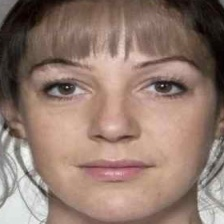
#> input picture ImageTesting/001_003_M.jpg, 224 x 224 px
$ python -i AlignImage.py   (imports and definitions only)
#> lines starting #> are read from the running program, lines starting #| are printed output that depends on the picture; after the words box and inside, x2 and y2 are one past the last pixel; in counts of white or black regions, pixels touching at a corner belong together; long printed decimals are rounded
#> in alignFace, img is the input picture: shape (224, 224, 3); mean B, G, R 110.9, 122.1, 146.5
import os
import cv2
import matplotlib.pyplot as plt
import numpy as np
import pandas as pd
import math
from PIL import Image


# ------------------------

def euclidean_distance(a, b):
    x1 = a[0];
    y1 = a[1]
    x2 = b[0];
    y2 = b[1]

    return math.sqrt(((x2 - x1) * (x2 - x1)) + ((y2 - y1) * (y2 - y1)))


def detectFace(img):
    faces = face_detector.detectMultiScale(img, 1.3, 5)
#> faces = [[14, 12, 196, 196]]
    # print("found faces: ", len(faces))

    if len(faces) > 0:
        face = faces[0]
#> face = [14, 12, 196, 196]
        face_x, face_y, face_w, face_h = face
#> face_x = 14; face_y = 12; face_w = 196; face_h = 196
        img = img[int(face_y):int(face_y + face_h), int(face_x):int(face_x + face_w)]
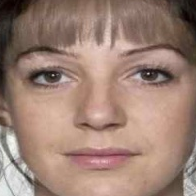
#> img: shape (196, 196, 3); mean B, G, R 116.3, 129, 157
        img_gray = cv2.cvtColor(img, cv2.COLOR_BGR2GRAY)
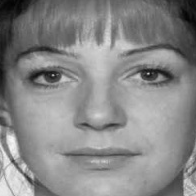
#> img_gray: shape (196, 196); min 3, max 246, mean 135.9

        return img, img_gray
    else:
        img_gray = cv2.cvtColor(img, cv2.COLOR_BGR2GRAY)
        return img, img_gray
    # raise ValueError("No face found in the passed image ")


def alignFace(img_path):
    img = cv2.imread(img_path)
    plt.imshow(img[:, :, ::-1])
    #plt.show()

    img_raw = img.copy()

    img, gray_img = detectFace(img)

    eyes = eye_detector.detectMultiScale(gray_img)
#> eyes = [[20, 52, 50, 50], [71, 115, 22, 22], [123, 49, 54, 54]]

    # print("found eyes: ",len(eyes))

    if len(eyes) >= 2:
        # find the largest 2 eye

        base_eyes = eyes[:, 2]
#> base_eyes = [50, 22, 54]
        # print(base_eyes)

        items = []
        for i in range(0, len(base_eyes)):
            item = (base_eyes[i], i)
            items.append(item)
#> this loop made 3 passes
#> item on passes 1 to 3: (50, 0), (22, 1), (54, 2)
#> after the loop, items = [(50, 0), (22, 1), (54, 2)]

        df = pd.DataFrame(items, columns=["length", "idx"]).sort_values(by=['length'], ascending=False)
#> df = table of 3 rows and 2 columns

        eyes = eyes[df.idx.values[0:2]]
#> eyes = [[123, 49, 54, 54], [20, 52, 50, 50]]

        # --------------------
        # decide left and right eye

        eye_1 = eyes[0];
#> eye_1 = [123, 49, 54, 54]
        eye_2 = eyes[1]
#> eye_2 = [20, 52, 50, 50]

        if eye_1[0] < eye_2[0]:
            left_eye = eye_1
            right_eye = eye_2
        else:
            left_eye = eye_2
#> left_eye = [20, 52, 50, 50]
            right_eye = eye_1
#> right_eye = [123, 49, 54, 54]

        # --------------------
        # center of eyes

        left_eye_center = (int(left_eye[0] + (left_eye[2] / 2)), int(left_eye[1] + (left_eye[3] / 2)))
#> left_eye_center = (45, 77)
        left_eye_x = left_eye_center[0];
#> left_eye_x = 45
        left_eye_y = left_eye_center[1]
#> left_eye_y = 77

        right_eye_center = (int(right_eye[0] + (right_eye[2] / 2)), int(right_eye[1] + (right_eye[3] / 2)))
#> right_eye_center = (150, 76)
        right_eye_x = right_eye_center[0];
#> right_eye_x = 150
        right_eye_y = right_eye_center[1]
#> right_eye_y = 76

        # center_of_eyes = (int((left_eye_x+right_eye_x)/2), int((left_eye_y+right_eye_y)/2))

        cv2.circle(img, left_eye_center, 2, (255, 0, 0), 2)
#> img: shape (196, 196, 3); 0.1% of pixels changed, all inside (x1, y1, x2, y2) = (42, 74, 49, 81)
        cv2.circle(img, right_eye_center, 2, (255, 0, 0), 2)
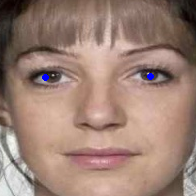
#> img: shape (196, 196, 3); mean B, G, R 116.6, 128.9, 156.9
        # cv2.circle(img, center_of_eyes, 2, (255, 0, 0) , 2)

        # ----------------------
        # find rotation direction

        if left_eye_y > right_eye_y:
            point_3rd = (right_eye_x, left_eye_y)
#> point_3rd = (150, 77)
            direction = -1  # rotate same direction to clock
            print("rotate to clock direction")
        else:
            point_3rd = (left_eye_x, right_eye_y)
            direction = 1  # rotate inverse direction of clock
            print("rotate to inverse clock direction")

        # ----------------------

        cv2.circle(img, point_3rd, 2, (255, 0, 0), 2)
#> img: shape (196, 196, 3); 0.02% of pixels changed, all inside (x1, y1, x2, y2) = (147, 78, 154, 81)

        cv2.line(img, right_eye_center, left_eye_center, (67, 67, 67), 1)
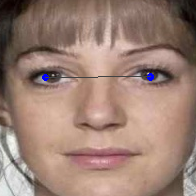
#> img: shape (196, 196, 3); mean B, G, R 116.5, 128.7, 156.6
        cv2.line(img, left_eye_center, point_3rd, (67, 67, 67), 1)
#> img: shape (196, 196, 3); 0.14% of pixels changed, all inside (x1, y1, x2, y2) = (98, 77, 151, 78)
        cv2.line(img, right_eye_center, point_3rd, (67, 67, 67), 1)

        a = euclidean_distance(left_eye_center, point_3rd)
#> in euclidean_distance, `x1 = a[0];`: x1 = 45
#> in euclidean_distance, `y1 = a[1]`: y1 = 77
#> in euclidean_distance, `x2 = b[0];`: x2 = 150
#> in euclidean_distance, `y2 = b[1]`: y2 = 77
#> a = 105
        b = euclidean_distance(right_eye_center, point_3rd)
#> b = 1
        c = euclidean_distance(right_eye_center, left_eye_center)
#> c = 105

        # [4 lines of commented-out code are left out]

        cos_a = (b * b + c * c - a * a) / (2 * b * c)
#> cos_a = 0.00952
        # print("cos(a) = ", cos_a)
        angle = np.arccos(cos_a)
#> angle = 1.56
        # print("angle: ", angle," in radian")

        angle = (angle * 180) / math.pi
#> angle = 89.45
        print("angle: ", angle, " in degree")
#| angle:  89.454  in degree

        if direction == -1:
            angle = 90 - angle
#> angle = 0.546

        print("angle: ", angle, " in degree")
#| angle:  0.5457  in degree

        # --------------------
        # rotate image

        new_img = Image.fromarray(img_raw)
        new_img = np.array(new_img.rotate(direction * angle))
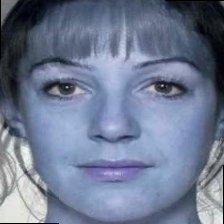
#> new_img: shape (224, 224, 3); mean R, G, B 110.4, 121.6, 146

    return new_img


# ------------------------


face_detector_path = "haarcascade_frontalface_default.xml"
eye_detector_path = "haarcascade_eye.xml"
nose_detector_path = "haarcascade_mcs_nose.xml"

face_detector = cv2.CascadeClassifier(face_detector_path)
eye_detector = cv2.CascadeClassifier(eye_detector_path)
nose_detector = cv2.CascadeClassifier(nose_detector_path)

# ------------------------


test_set = ["D:\PiscopoRoberto\FER\CK+\surprise\S034_001_00000029"]


distType = "manhattan"

# [9 lines not run here, left out]

>>> result = alignFace('../../../ImageTesting/001_003_M.jpg')

$ run again, on ImageTesting/081_090_M.jpg
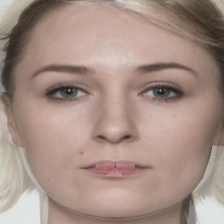
#> input picture ImageTesting/081_090_M.jpg, 224 x 224 px
#> in alignFace, img is the input picture: shape (224, 224, 3); mean B, G, R 132.9, 143, 166
#> faces = [[23, 20, 179, 179]]
#> face = [23, 20, 179, 179]
#> face_x = 23; face_y = 20; face_w = 179
#> in alignFace, `eyes = eye_detector.detectMultiScale(gray_img)`: eyes = [[15, 48, 48, 48], [110, 46, 52, 52], [66, 108, 22, 22], [98, 58, 31, 31], [56, 117, 59, 59]]
#> base_eyes = [48, 52, 22, 31, 59]
#> the loop in alignFace, `for i in range(0, len(base_eyes)):` made 5 passes
#> item on passes 1 to 5: (48, 0), (52, 1), (22, 2), (31, 3), (59, 4)
#> after the loop in alignFace, `for i in range(0, len(base_eyes)):`: items = [(48, 0), (52, 1), (22, 2), (31, 3), (59, 4)]
#> df = table of 5 rows and 2 columns
#> in alignFace, `eyes = eyes[df.idx.values[0:2]]`: eyes = [[56, 117, 59, 59], [110, 46, 52, 52]]
#> eye_1 = [56, 117, 59, 59]
#> eye_2 = [110, 46, 52, 52]
#> left_eye = [56, 117, 59, 59]
#> right_eye = [110, 46, 52, 52]
#> left_eye_center = (85, 146)
#> left_eye_x = 85
#> left_eye_y = 146
#> right_eye_center = (136, 72)
#> right_eye_x = 136
#> right_eye_y = 72
#> point_3rd = (136, 146)
#> in alignFace, `cv2.line(img, right_eye_center, point_3rd, (67, 67, 67), 1)`:
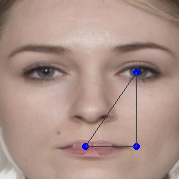
#> img: shape (179, 179, 3); mean B, G, R 137.5, 146.8, 174
#> x1 = 85
#> y1 = 146
#> x2 = 136
#> y2 = 146
#> a = 51
#> b = 74
#> c = 89.87
#> cos_a = 0.823
#> in alignFace, `angle = np.arccos(cos_a)`: angle = 0.603
#> in alignFace, `angle = (angle * 180) / math.pi`: angle = 34.57
#| angle:  34.574  in degree
#> in alignFace, `angle = 90 - angle`: angle = 55.43
#| angle:  55.426  in degree
#> in alignFace, `new_img = np.array(new_img.rotate(direction * angle))`:
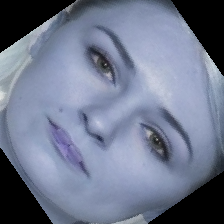
#> new_img: shape (224, 224, 3); mean R, G, B 111.5, 120.1, 141.8
